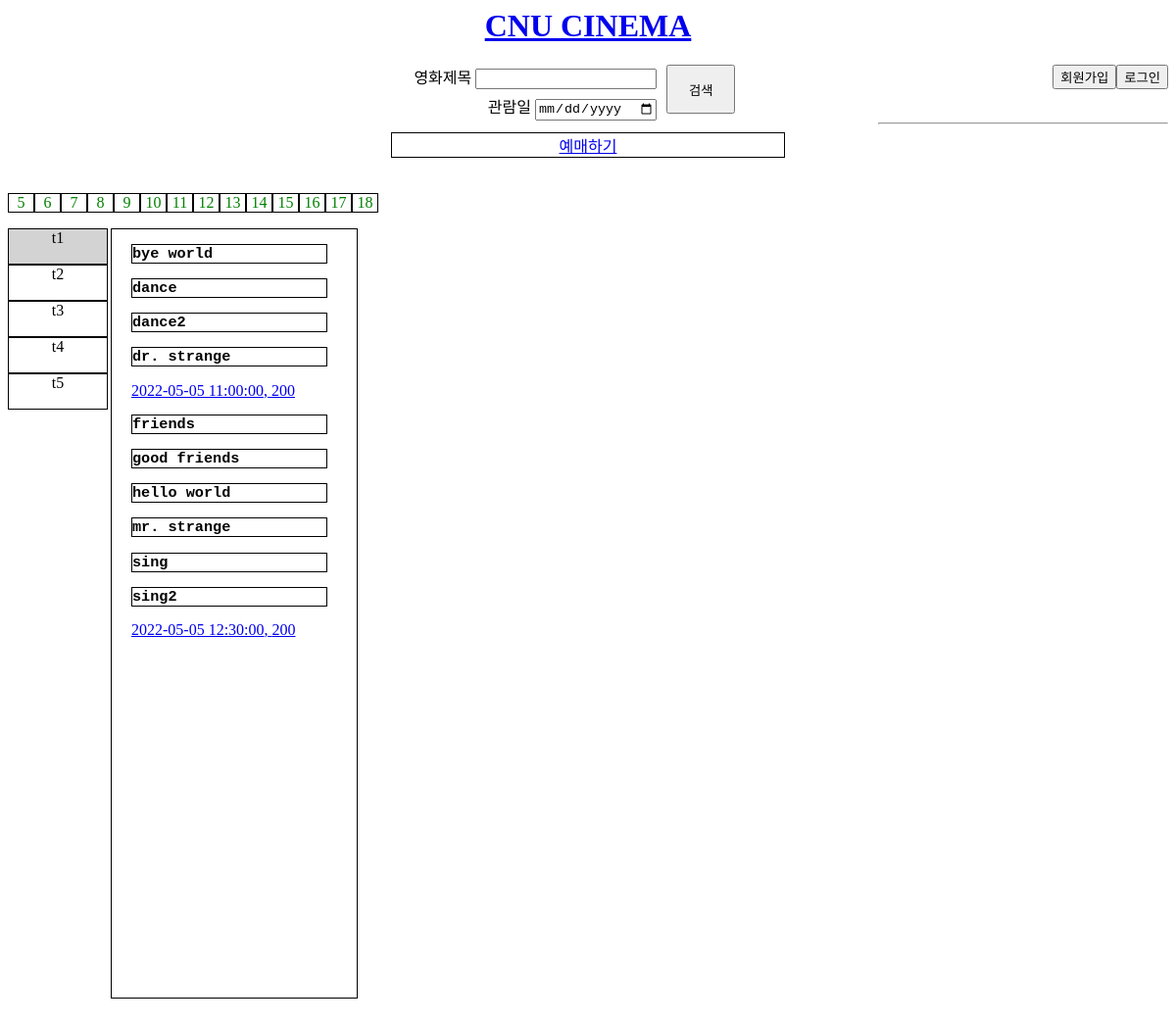
Screenshot of /schedule.php?date=2022-05-05 with the database file from the repository.
### tables this page shows
CREATE TABLE Movie 
	(
	mid TEXT NOT NULL,
	title TEXT,
	open_day TEXT,
	director TEXT,
	rating TEXT CHECK(rating IN ('ALL','12','15','18')),
	length INTEGER,
    CONSTRAINT Movie_PK PRIMARY KEY(mid)
	);

### conn.php (called while the page is built, shortened)
<?php
    $conn = FALSE;
    function getTheaterScheduleR($db, $tname, $movie, $date){
        $q = $db->query("SELECT theater.tname, schedule.sid, schedule.sdatetime, theater.seats
                            FROM schedule, theater, movie
                            WHERE (schedule.tname=theater.tname AND theater.tname='$tname')
                            AND (schedule.mid=movie.mid AND movie.title='$movie')
                            AND (DATE(schedule.sdatetime)=DATE('$date'));"
                        );
        $results = $q->fetchAll(PDO::FETCH_ASSOC);
        return $results;
    }
?>

### schedule.php (the view, shortened to what this page needs)
<?php
    include ('conn.php');
    if(isset($_SESSION["DATE"])){
        $today = $_SESSION["DATE"];
    }
    else{
        $today = '2022-05-05';
    }
    if(isset($_GET["date"])){
        $set_today = $_GET["date"];
    }
?>
<html lang="en">
<head>
    <link rel="stylesheet" href="css/index.css">
</head>
<body>
    <div class="header">
        <h1 id="title"><a href="/index.php">CNU CINEMA</a></h1>
        <div class="div1"></div>
        <div class="div2" id="search">
            <form action="search.php" method="get" id="formform" name="search" onsubmit="return blankSearch();">
                <div id="in">
                    <li>영화제목 <input type="text" id="search" name="movie_title"></li>
                    <li>관람일 <input type="date" name="s_date"></li>
                </div>
                <div id="s">
                    <input type="submit" value="검색">
                </div>
            </form>
        </div>
        <?php
            if($conn){
                $email = $_SESSION["ID"];
                $pw = $_SESSION["PWD"];
                $q=$db->query("SELECT name FROM customer WHERE email='$email' and password='$pw';");
                $results = $q->fetchAll(PDO::FETCH_ASSOC);
                $name = $results[0]["name"];
                echo "<div>$name 님 | <button onclick='location.href=\"mypage.php\"'>마이페이지</button>
                                    <button onclick='location.href=\"signout.php\"'>로그아웃</button></div>";
        ?>
        <?php
            }
            else{
        ?>
        <div class="div3" id="signin">
            <button onclick="location.href='signin.php'">로그인</button>
            <button onclick="location.href='signup.php'">회원가입</button>
        </div>
        <?php
            }
        ?>
    </div><br><br>
    <div>
        <hr>
    </div>
    <ul>
        <li class="bar"><a href="schedule.php">예매하기</a>
    </ul><br><br>
    <div>
        <ul class="date_select">
            <?php
                for($i=0; $i<14; $i++){
                    $set_date = strval(date("Y-m-d", strtotime("$today+$i days")));
                    $set = strval(date("j", strtotime($set_date)));
                    echo "<li class='date' id=$set_date onclick='dateChange(event)'><a href='schedule.php?date=$set_date'>".$set."</a></li>";
                }
            ?>
        </ul>
    </div>
    <br><br>
    <div class="tname">
        <ul>
            <li class="t" id="t1box" onclick="show('t1', event)">t1</li>
            <li class="t" id="t2box" onclick="show('t2', event)">t2</li>
            <li class="t" id="t3box" onclick="show('t3', event)">t3</li>
            <li class="t" id="t4box" onclick="show('t4', event)">t4</li>
            <li class="t" id="t5box" onclick="show('t5', event)">t5</li>
        </ul>
    </div>
    <div class="sche_box">
        <div class="schedule" id="t1">
            <?php
                $results = $db->query("SELECT title FROM movie ORDER BY title;");
                foreach($results as $title){
                    $t = $title["title"];
                    echo "<h3>$t</h3>";
                    echo "<ul class='t1movie_sche$t'>";
                    $t1_sche = getTheaterScheduleR($db, "t1", $t, $set_today);
                    foreach($t1_sche as $row){
                        $sche = $row["sdatetime"];
                        $seats = $row["seats"];
                        $sid = $row["sid"];
                        echo "<li class='sche$t'><a href='booking.php?theater=t2&title=$t&sche=$sche&sid=$sid'>$sche, $seats</a></li>";
                    }
                    echo "</ul>";
                }
            ?>
        </div>
    </div>
</body>
</html>

### css/index.css (style rules this page uses)
.header { margin-bottom: 3%; }
#title { color: red; text-align: center; }
#search { text-align: center; }
.div1 { float: left; height: 5px; width: 35%; }
.div2 { float: left; width: 40%; margin: auto; }
#in, #s { float: left; }
#in li { text-align: right; margin-bottom: 5px; }
#s input { width: 70px; height: 50px; margin-left: 10px; }
.div3 button { float: right; }
.t { list-style: none; border: 1px; border-style: solid; height: 35px; width: 100px; text-align: center; }
.tname { float: left; height: 100%; width: 100px; padding-left: 0; margin-right: 5px; }
#t1box { background-color: lightgrey; }
.sche_box { float: left; height: 100%; width: 250px; padding-left: 0; margin-bottom: 50px; border: 1px; border-style: solid; }
#t1 { display: block; width: 200px; padding-left: 20px; }
ul { padding: 0; margin: 0; }
.date { list-style: none; float: left; border: 1px; border-style: solid; width: 25px; text-align: center; }
.date a { text-decoration: none; color: green; }
.date_select { width: 100%; }
.bar { list-style: none; border: 1px; border-style: solid; width: 400px; text-align: center; margin: auto; }
.schedule ul li { list-style: none; width: 400px; }
.schedule h3 { border: 1px; border-style: solid; font-family: monospace; }
.div2 li { list-style: none; }

### rows the page displays
movie: title "bye world"
movie: title "dance"
movie: title "dance2"
movie: title "dr. strange", sche "2022-05-05 11:00:00", seats "200"
movie: title "friends"
movie: title "good friends"
movie: title "hello world"
movie: title "mr. strange"
movie: title "sing"
movie: title "sing2", sche "2022-05-05 12:30:00", seats "200"

### other values shown
$set "5"
$set "6"
$set "7"
$set "8"
$set "9"
$set "10"
$set "11"
$set "12"
$set "13"
$set "14"
$set "15"
$set "16"
$set "17"
$set "18"
